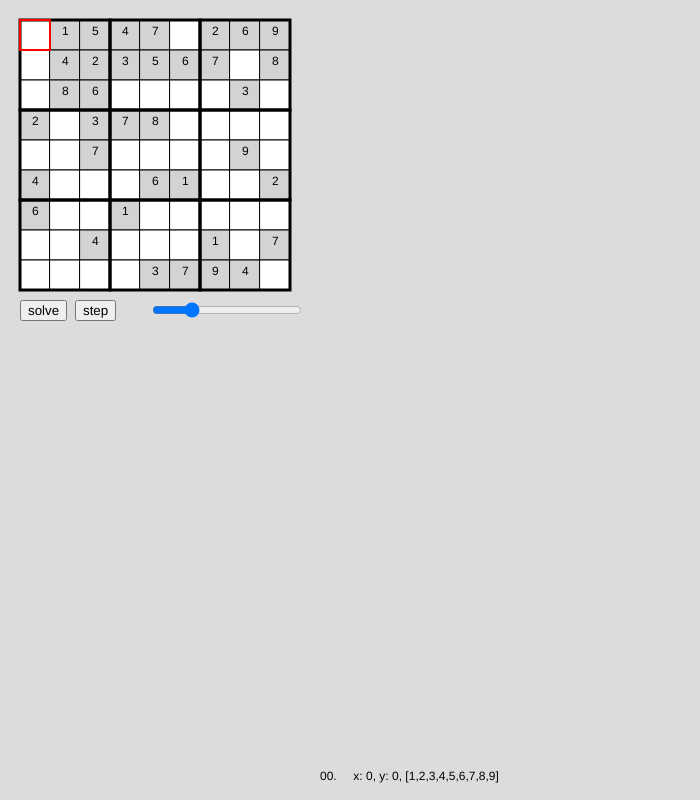
Frame 1 (no input)
Frame 60 (no input): identical to frame 1, image omitted
Frame 120 (the mouse pressed at the canvas centre since frame 60): identical to frame 1, image omitted

The p5.js sketch that drew this single still picture (run headless with seeded random() and noise() and a simulated clock; from frame 60 on, the mouse is pressed at the canvas centre):

// p5.js sketch
// ── sketch.js

const puzzle = new Puzzle();
let solver;
let slider;
let running = false;


let fixed = {};

const CELL_WIDTH = 30;

let start = [
  '-1547-269',
  '-423567-8',
  '-86----3-',
  '2-378----',
  '--7----9-',
  '4---61--2',
  '6--1-----',
  '--4---1-7',
  '----3794-',
]

function setup() {
  createCanvas(700, 800);
  frameRate(100);
  solver = new Solver(this.puzzle);

  for (let r = 0; r < 9; r++) {
    for (let c = 0; c < 9; c++) {
      if (start[r][c] !== '-') {
        puzzle.set(c, r, +start[r][c]);
        fixed[`${c}.${r}`] = true;
      }
    }
  }

  const y = 9*CELL_WIDTH+30;
  slider = createSlider(1, 100, 25);
  slider.position(150, y);
  slider.style('width', '150px');

  let playButton = createButton('solve ');
  let stepButton = createButton('step')
  playButton.position(20, y);
  playButton.mousePressed(() => {
    running = !running;

    playButton.html(running ? 'pause' : 'solve ');
    if (running) {
      stepButton.attribute('disabled', '');
    } else {
      stepButton.removeAttribute('disabled');
    }
  });

  stepButton.position(75, y);
  stepButton.mousePressed(() => {
    solver.step();
  });
}

function drawStack() {
  push();
  translate(300, 38 * 20);

  const state = solver.getState();
  for (let i = 0; i < state.length; i++) {
    const s = state[i];
    text(`${('' + i).padStart(2, '0')}.     x: ${s.x}, y: ${s.y}, ${JSON.stringify(s.numbers)}`, 0, -i * 15);
  }
  pop();

}

function draw() {
  background(220);
  translate(20, 20);
  let solved = false;

  frameRate(slider.value());
  if (running) {
    solved = solver.step();
  }

  drawRaster();
  drawHighlighter();
  drawStack();

  if (solved) {
    frameRate(0);
  }
}

function drawRaster() {
  push();
  for (let y = 0; y < 3 * 3; y++) {
    for (let x = 0; x < 3 * 3; x++) {
      if (fixed[`${x}.${y}`]) {
        fill('lightgray');
      } else {
        fill('white');
      }

      const c = puzzle.get(x, y);
      push();
      translate(x * CELL_WIDTH, y * CELL_WIDTH);
      rect(0, 0, CELL_WIDTH);
      fill('black');
      text(c ? c : '', 12, 15);
      pop();
    }
  }

  // draw 3by3 Raster
  for (let x = 0; x < 3; x++) {
    for (let y = 0; y < 3; y++) {
      strokeWeight(3);
      stroke('black');
      noFill();
      rect(x * 3*CELL_WIDTH, y * 3*CELL_WIDTH, 3*CELL_WIDTH);
    }
  }
  pop();
}

function drawHighlighter() {
  const top = solver.getState()[solver.getState().length - 1];
  push();
  stroke('red');
  noFill();
  strokeWeight(2);
  translate(top.x * CELL_WIDTH, top.y * CELL_WIDTH);
  rect(0, 0, CELL_WIDTH);
  pop();
}


// ── puzzle.js


function hasProblems(data) {
    const covered = new Array(10);
    covered.fill(false);

    for (it of data) {
        if (it !== undefined) {

            if (covered[it]) {
                return true;
            }
            covered[it] = true;
        }
    }
    return false;
}

class Cell {

    data = new Array(9);

    constructor() {
        this.data.fill(undefined)
    }

    set(x, y, value) {
        if (x >= 0 && x <= 2 && y >= 0 && y <= 2) {
            this.data[y * 3 + x] = value;
        }
    }

    get(x, y) {
        return this.data[y * 3 + x];
    }


    getUnusedNumbers() {
        const numbers = [true, true, true, true, true, true, true, true, true];
        this.data.forEach(it => numbers[it] = false);
        const unused = [1, 2, 3, 4, 5, 6, 7, 8, 9];
        return unused.filter((it, idx) => numbers[idx]);
    }

    hasProblem() {
        return hasProblems(this.data);
    }

    isFull() {
        return this.data.every(it => it !== undefined);
    }
}

class Puzzle {

    cells = [];
    constructor() {
        for (let x = 0; x < 3 * 3; x++) {
            this.cells[x] = new Cell();
        }
    }

    getCell(x, y) {
        const _x = Math.trunc(x / 3);
        const _y = Math.trunc(y / 3);
        return this.cells[_y * 3 + _x];
    }

    get(x, y) {
        return this.getCell(x, y).get(x % 3, y % 3);
    }

    set(x, y, value) {
        return this.getCell(x, y).set(x % 3, y % 3, value);
    }

    isFull() {
        return this.cells.every(c =>
            c.isFull());
    }

    hasProblem() {
        for (let c of this.cells) {
            if (c.hasProblem()) {
                return true;
            }
        }

        for (let r = 0; r < 9; r++) {
            let covered = new Array(10);
            covered.fill(false);
            for (let c = 0; c < 9; c++) {
                const v = this.get(r, c);
                if (v) {
                    if (covered[v]) return true
                    covered[v] = true;
                }
            }
        }

        for (let c = 0; c < 9; c++) {
            let covered = new Array(10);
            covered.fill(false);
            for (let r = 0; r < 9; r++) {
                const v = this.get(r, c);
                if (v) {
                    if (covered[v]) return true
                    covered[v] = true;
                }
            }
        }
        return false;
    }

}

class Solver {
    state = [];
    constructor(puzz) {
        this.puzzle = puzzle;
        this.pushState(0, 0, [1, 2, 3, 4, 5, 6, 7, 8, 9])
    }

    pushState(x, y, numbers) {
        this.state.push({ x, y, numbers });
    }

    popState() {
        this.state.pop();
    }

    getState() {
        return this.state;
    }

    nextEmptyField() {
        for (let y = 0; y < 9; y++) {
            for (let x = 0; x < 9; x++) {
                if (this.puzzle.get(x, y) == undefined) {
                    return [x, y];
                }
            }
        }
        return [undefined, undefined];
    }

    step() {
        let s = this.state.pop();
        while (s.numbers.length == 0) {
            this.puzzle.set(s.x, s.y, undefined);
            s = this.state.pop();
        }

        this.puzzle.set(s.x, s.y, s.numbers.pop());

        this.state.push(s);

        if (!this.puzzle.hasProblem()) {
            if (this.puzzle.isFull()) {
                return true;
            }

            let [x, y] = this.nextEmptyField();
            if (x !== undefined && y !== undefined) {
                this.pushState(x, y, [1, 2, 3, 4, 5, 6, 7, 8, 9]);
            }
        }
        return false;
    }


}
